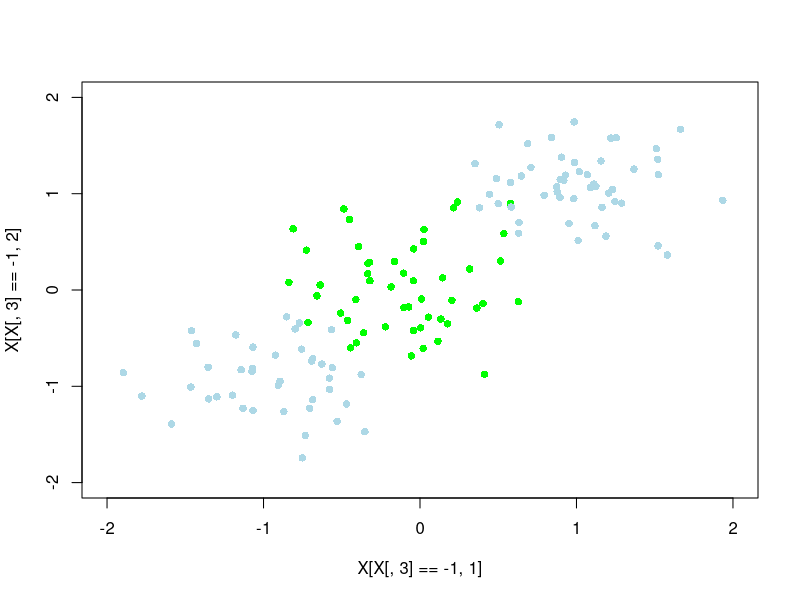

Here is the R script that generated this plot:
library(mvtnorm)
library(quadprog)
library(Matrix)

set.seed(7675)
x1.tmp <- cbind(rmvnorm(50,c(0,0),matrix(c(0.15,0,0,0.15),2,2)),1)
x2.tmp <- cbind(rmvnorm(50,c(1,1),matrix(c(0.15,0,0,0.15),2,2)),2)
x3.tmp <- cbind(rmvnorm(40,c(-1,-1),matrix(c(0.15,0,0,0.15),2,2)),2)

X <- rbind(x1.tmp,x2.tmp,x3.tmp)

# modify X to have correct class indices
X[X[,3]==1,3] <- -1
X[X[,3]==2,3] <- 1

plot(X[X[,3]==-1,1],X[X[,3]==-1,2],pch=16,col="green",xlim=c(-2,2),ylim=c(-2,2))
points(X[X[,3]==1,1],X[X[,3]==1,2],pch=16,col="lightblue")





